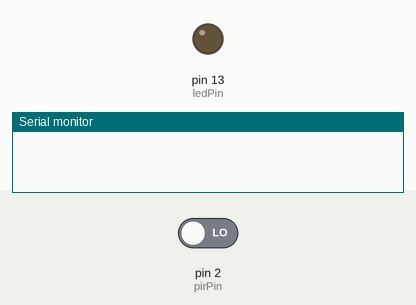
The sketch below on a simulated Arduino Uno, built with avr-gcc and run on an emulated ATmega328P. Parts: output pins drawn as LEDs (lit = HIGH), the last lines printed to the serial monitor. The test bench sets the inputs (shaded band); at power-on: pin 2 (pirPin) LOW.

Above: at 1.2 s.
1.3 s: pin 2 (pirPin) driven HIGH
At 2.3 s:
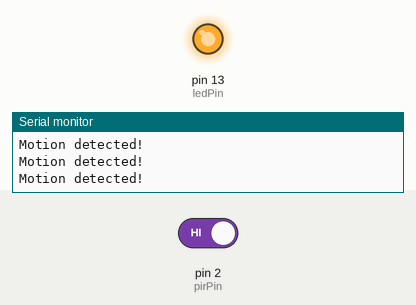
2.8 s: pin 2 (pirPin) driven LOW
At 3.6 s:
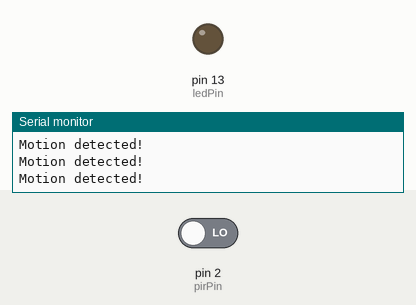
Timing chart, 0 to 5.8 s (numbered marks = the images above; inputs shaded):
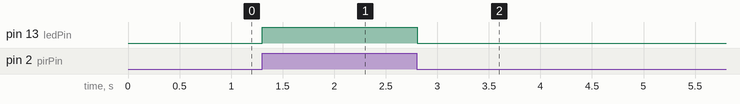

Measured:
- after the input at 1.3 s, pin 13 (ledPin): LOW → HIGH at once
- after the input at 2.8 s, pin 13 (ledPin): HIGH → LOW at once

The sketch:

PIRdetecting_LED.ino
```cpp
const int ledPin = 13;   // LED pin
const int pirPin = 2;    // PIR sensor output pin
int val = 0;             // Variable to store the read value

void setup() {
  pinMode(ledPin, OUTPUT);  // Set LED as output
  pinMode(pirPin, INPUT);   // Set PIR sensor as input
  Serial.begin(9600);       // Initialize serial communication
}

void loop() {
  val = digitalRead(pirPin);  // Read sensor value

  if (val == HIGH) {          // Check if motion is detected
    digitalWrite(ledPin, HIGH); // Turn LED ON
    Serial.println("Motion detected!");
  } else {
    digitalWrite(ledPin, LOW);  // Turn LED OFF
  }
}
```
